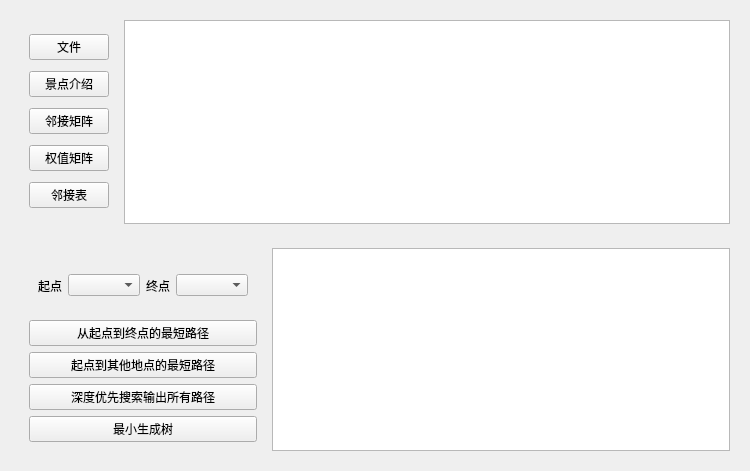
<?xml version="1.0" encoding="UTF-8"?>
<ui version="4.0">
 <class>Widget</class>
 <widget class="QWidget" name="Widget">
  <property name="geometry">
   <rect>
    <x>0</x>
    <y>0</y>
    <width>750</width>
    <height>471</height>
   </rect>
  </property>
  <property name="windowTitle">
   <string>Widget</string>
  </property>
  <layout class="QVBoxLayout" name="verticalLayout_3">
   <item>
    <widget class="QWidget" name="widget_3" native="true">
     <layout class="QHBoxLayout" name="horizontalLayout_3">
      <item>
       <widget class="QWidget" name="widget" native="true">
        <layout class="QVBoxLayout" name="verticalLayout">
         <item>
          <widget class="QPushButton" name="pushButton_8">
           <property name="text">
            <string>文件</string>
           </property>
          </widget>
         </item>
         <item>
          <widget class="QPushButton" name="pushButton_4">
           <property name="text">
            <string>景点介绍</string>
           </property>
          </widget>
         </item>
         <item>
          <widget class="QPushButton" name="pushButton">
           <property name="text">
            <string>邻接矩阵</string>
           </property>
          </widget>
         </item>
         <item>
          <widget class="QPushButton" name="pushButton_2">
           <property name="text">
            <string>权值矩阵</string>
           </property>
          </widget>
         </item>
         <item>
          <widget class="QPushButton" name="pushButton_3">
           <property name="text">
            <string>邻接表</string>
           </property>
          </widget>
         </item>
        </layout>
       </widget>
      </item>
      <item>
       <widget class="QTextBrowser" name="textBrowser"/>
      </item>
     </layout>
    </widget>
   </item>
   <item>
    <widget class="QWidget" name="widget_5" native="true">
     <layout class="QHBoxLayout" name="horizontalLayout_2">
      <item>
       <widget class="QWidget" name="widget_4" native="true">
        <layout class="QVBoxLayout" name="verticalLayout_2">
         <item>
          <widget class="QWidget" name="widget_2" native="true">
           <layout class="QHBoxLayout" name="horizontalLayout">
            <item>
             <widget class="QLabel" name="label">
              <property name="text">
               <string>起点</string>
              </property>
             </widget>
            </item>
            <item>
             <widget class="QComboBox" name="comboBox"/>
            </item>
            <item>
             <widget class="QLabel" name="label_2">
              <property name="text">
               <string>终点</string>
              </property>
             </widget>
            </item>
            <item>
             <widget class="QComboBox" name="comboBox_2"/>
            </item>
           </layout>
          </widget>
         </item>
         <item>
          <widget class="QPushButton" name="pushButton_9">
           <property name="text">
            <string>从起点到终点的最短路径</string>
           </property>
          </widget>
         </item>
         <item>
          <widget class="QPushButton" name="pushButton_7">
           <property name="text">
            <string>起点到其他地点的最短路径</string>
           </property>
          </widget>
         </item>
         <item>
          <widget class="QPushButton" name="pushButton_6">
           <property name="text">
            <string>深度优先搜索输出所有路径</string>
           </property>
          </widget>
         </item>
         <item>
          <widget class="QPushButton" name="pushButton_5">
           <property name="text">
            <string>最小生成树</string>
           </property>
          </widget>
         </item>
        </layout>
       </widget>
      </item>
      <item>
       <widget class="QTextBrowser" name="textBrowser_2"/>
      </item>
     </layout>
    </widget>
   </item>
  </layout>
 </widget>
 <resources/>
 <connections/>
</ui>
